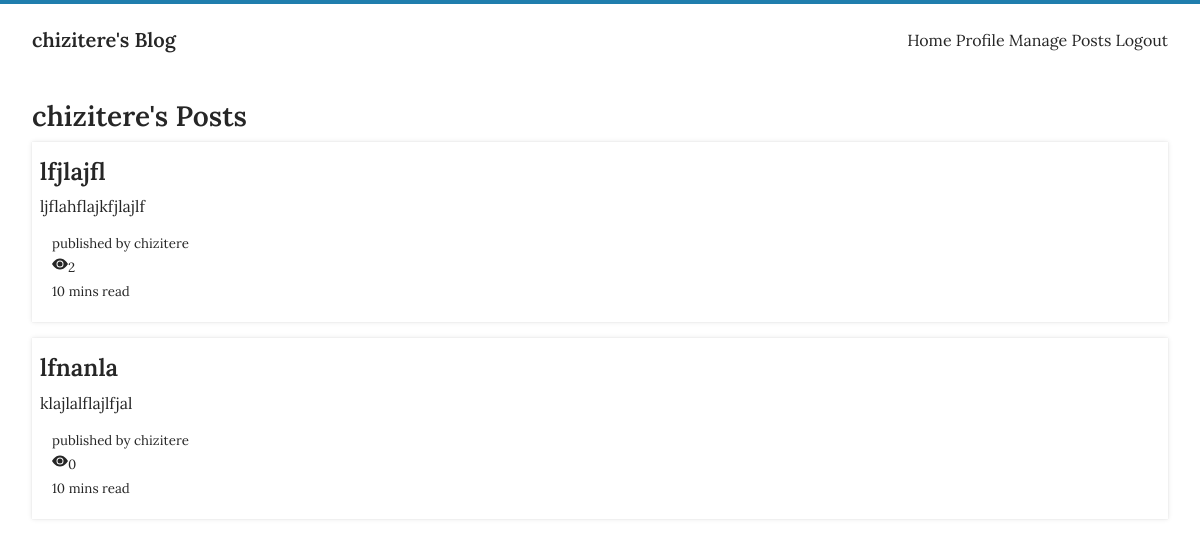
Page /chizitere/posts/ (signed in) on the committed database.
### main/models.py (models this page shows, shortened)
class Post(models.Model):
    title = models.CharField(max_length=200)
    tags = TaggableManager()
    content = RichTextField(blank=True, null=True)
    image = models.ImageField(upload_to='static/images', blank=True, null=True)
    image_credit = models.URLField(null=True, help_text="paste or type the link(optional)", blank=True)
    author = models.ForeignKey(settings.AUTH_USER_MODEL, on_delete=models.CASCADE, related_name='post')
    slug = models.SlugField(max_length=100, unique=True)
    updated = models.DateTimeField(auto_now=True)
    date_created = models.DateTimeField(default=timezone.now)
    status = models.IntegerField(choices=STATUS, default=0)
    likes = models.ManyToManyField(User, related_name='liked_posts', blank=True)
    view_count = models.IntegerField(default=0)
    favourite = models.ManyToManyField(User, related_name='favourite', blank=True)
    def get_absolute_url(self):
        return reverse('blog:detail', args=[self.slug])
    class Meta:
        ordering = ['date_created']
        verbose_name = 'Post'
        verbose_name_plural = 'Posts'

### main/views.py (the view)
# urls.py: path('<str:username>/posts/', views.user_posts, name='user_posts'),
def user_posts(request, username):
    user = User.objects.get(username=username)
    user_profile = Profile.objects.get(user=user)
    posts = Post.objects.filter(author=user)
    return render(request, 'main/user_page.html', {'posts': posts, 'user': user, 'user_profile': user_profile})

### main/templates/main/user_page.html (shortened to what this page needs)
   <!DOCTYPE html>
{% load static %}
<html>
<head>
  <link rel="stylesheet" type="text/css" href="{% static 'css/base.css' %}" />
    <link rel="stylesheet" type="text/css" href="https://stackpath.bootstrapcdn.com/font-awesome/4.7.0/css/font-awesome.min.css">
<body>
    <header class="container">
        <nav class="navbar">
          <div class="logo">
            <a href=""><h4>{{ user.username }}'s Blog</h4></a>
          </div>
          <div class="menu">
             <a href="{% url 'blog:home'%}">Home</a>
             {% if user.is_authenticated %}
             {% if request.user == user %}
        <a href="{% url 'user:profile' request.user %}">Profile</a>
        <a href="{% url 'blog:user_post_list' request.user %}">Manage Posts</a>
        <a href="{% url 'user:logout' %}">Logout</a>
           {% endif %}
        {% else %}
        <a href="{% url 'user:login' %}" class="button outline">Login</a>
        <a href="{% url 'user:signup' %}" class="button primary">Signup</a>
        {% endif %}
            </div>
        </nav>
        </header>
   <main class="container">
    <h2>{{ user.username }}'s Posts</h2>
    <ul>
    {% for post in posts %}
        <div class="card mb-4">
        <div class="card-text">
         <a href="{{ post.get_absolute_url }}"><h3>{{ post.title }}</h3></a>
            <p>{{post.content|safe|truncatewords:20}}</p>
        </div>
        <div style="padding:12px;">
      <small>published by <a href="{% url 'user:profile' post.author %}">{{post.author}}</a></small>
            <p><svg xmlns="http://www.w3.org/2000/svg" width="16" height="16" fill="currentColor" class="bi bi-eye-fill" viewBox="0 0 16 16">
                <path d="M0 8s3-5.5 8-5.5S16 8 16 8s-3 5.5-8 5.5S0 8 0 8m8 3.5a3.5 3.5 0 1 0 0-7 3.5 3.5 0 0 0 0 7"/><small>{{ post.view_count }}</small></p>
            <small>10 mins read</small>
        </div>
    </div>
    {% endfor %}
    </ul>
        </main>
</body>
</html>

### static/css/base.css (style rules this page uses)
:root { --white:#fff; --primary:#1f7ead; --primary-hover:#175e82; --border:#b3bdcc; --box-shadow1: rgba(0, 0, 0, 0.1) 0px 0px 5px 0px, rgba(0, 0, 0, 0.1) 0px 0px 1px 0px; --text-color:#262626; --ff-1:'Lora', serif; }
*, *::before, *::after { margin: 0; padding: 0; box-sizing: border-box; }
body, h1, h2, h3, h4, h5, h6, p, figure, picture { margin: 0; }
h2 { font-size: 1.75rem; }
h3 { font-size: 1.5rem; }
h4 { font-size:1.25rem; }
html { outline: none; -webkit-text-size-adjust:100%; -ms-text-size-adjust:100%; }
body { margin: 0; background:#fff; font-family:var(--ff-1); color:var(--text-color); font-weight:400; font-size:1rem; line-height: 1.5; border-top:4px solid var(--primary); }
h1, h2, h3, h4, h5, h6 { font-weight:600; line-height: 1.2; margin: 0.5rem 0; }
ol, ul, { margin: 1.5rem 0 1.5rem 3rem; }
ul { list-style:circle; }
a { text-decoration:none; color:inherit; }
header { width:100%; box-shadow:var(--shadow1); padding:20px 12px; //top and bottom, left and right background:#fff; }
nav { display:flex; justify-content:space-between; align-items:center; }
.container, .container-sm { padding:1rem 2rem; }
.mb-4 { margin-bottom:16px; }
.card { box-shadow: var(--box-shadow1); background-color:var(--white); padding:0.5rem; }

### rows in the picture
Post: title "lfjlajfl", content "ljflahflajkfjlajlf", author "chizitere", view_count "2"
Post: title "lfnanla", content "klajlalflajlfjal", author "chizitere", view_count "0"

### other values in the picture
{{ user.username }} "chizitere"
